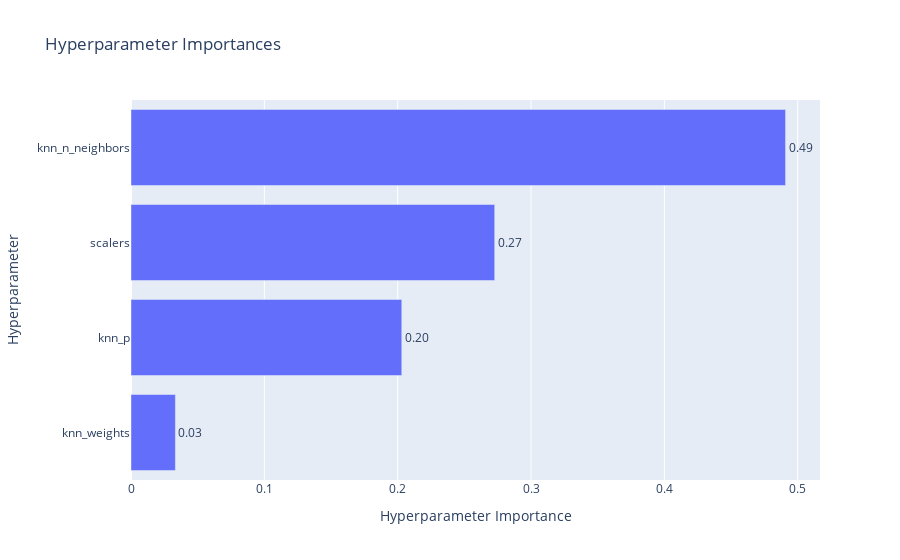

The notebook cell saved with this chart:
### Code cell
optuna.visualization.plot_param_importances(
    study, target=lambda t: t.values[1], target_name="std"
)

### Figure 1 — Plotly figure (JSON) as saved in the notebook; plotly's stock layout.template omitted (floating-point values rounded to 4 significant figures)
{"data": [{"cliponaxis": false, "hovertemplate": ["knn_weights (CategoricalDistribution): 0.03328957082144464<extra></extra>", "knn_p (IntDistribution): 0.20307308892373616<extra></extra>", "scalers (CategoricalDistribution): 0.27275259721047357<extra></extra>", "knn_n_neighbors (IntDistribution): 0.49088474304434554<extra></extra>"], "name": "std", "orientation": "h", "text": ["0.03", "0.20", "0.27", "0.49"], "textposition": "outside", "type": "bar", "x": [0.03329, 0.2031, 0.2728, 0.4909], "y": ["knn_weights", "knn_p", "scalers", "knn_n_neighbors"]}], "layout": {"title": {"text": "Hyperparameter Importances"}, "xaxis": {"title": {"text": "Hyperparameter Importance"}}, "yaxis": {"title": {"text": "Hyperparameter"}}}}
